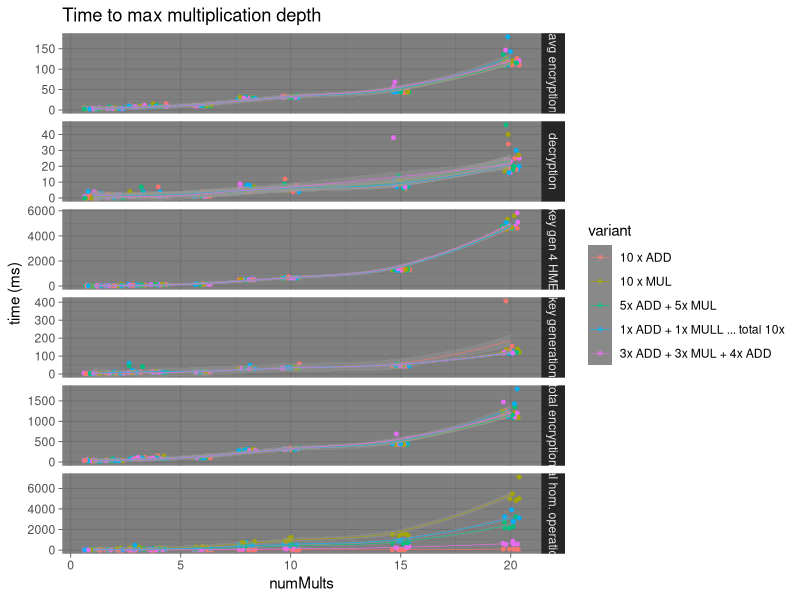
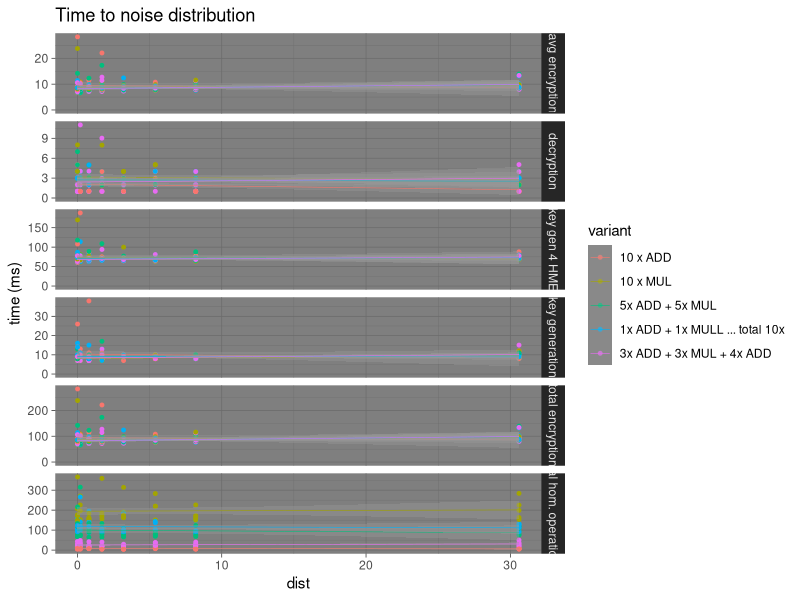
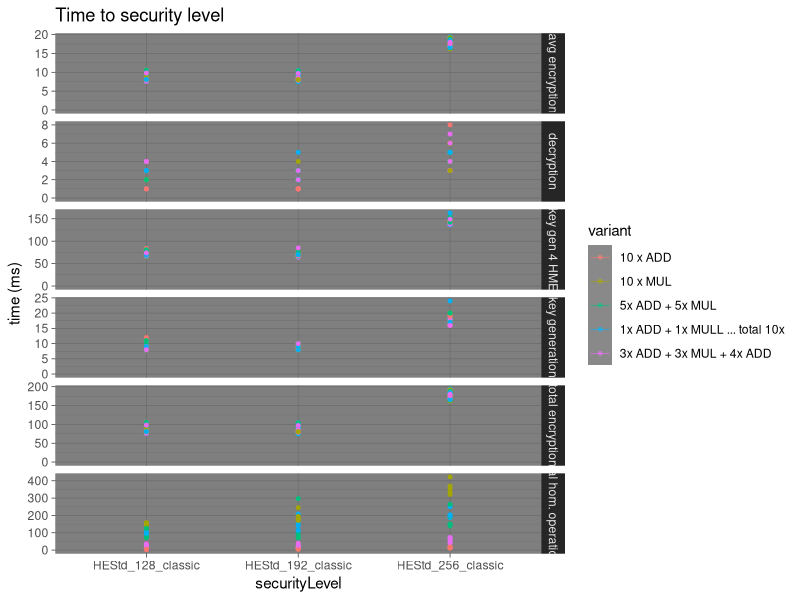
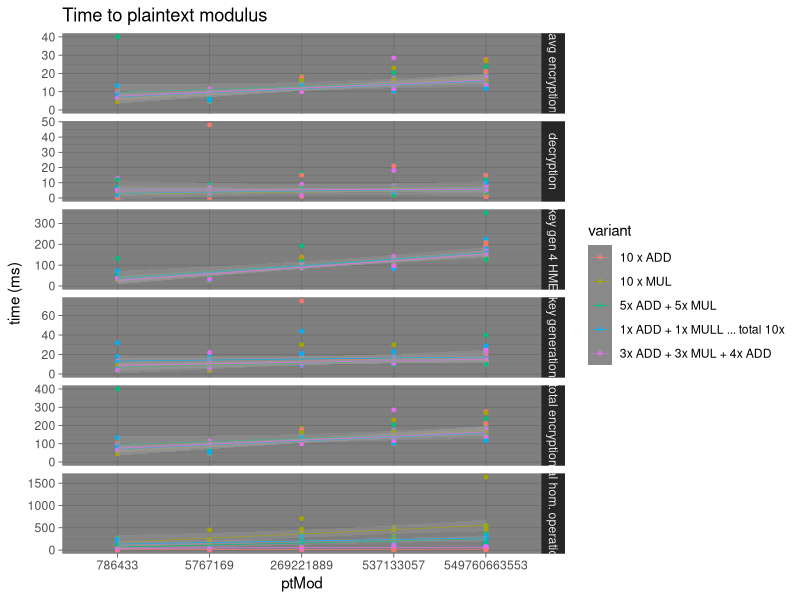
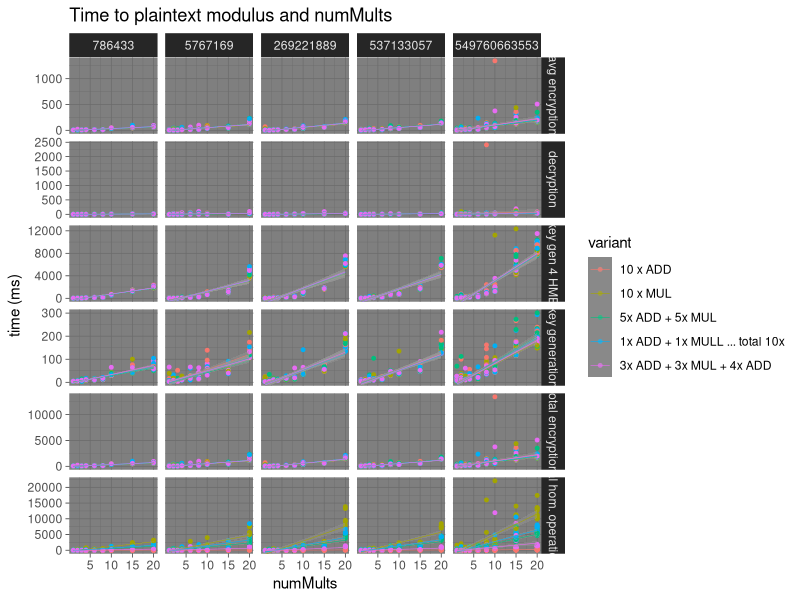
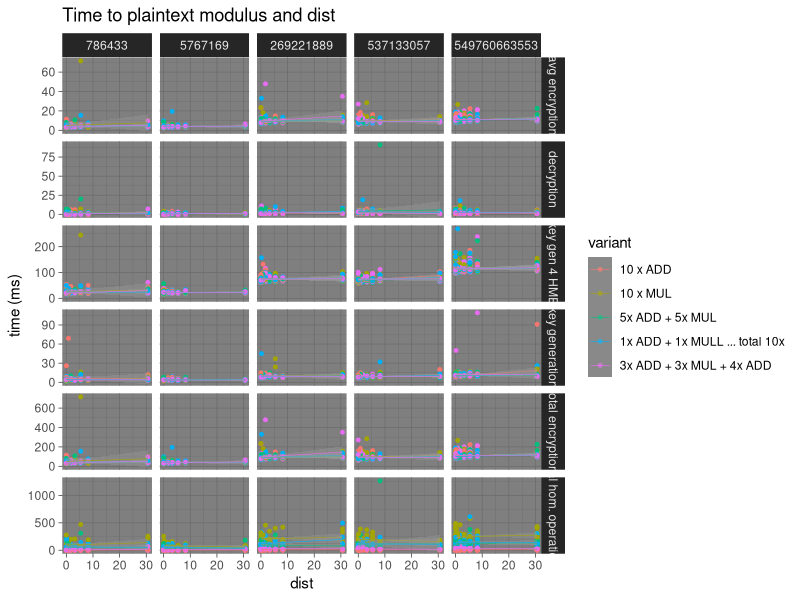
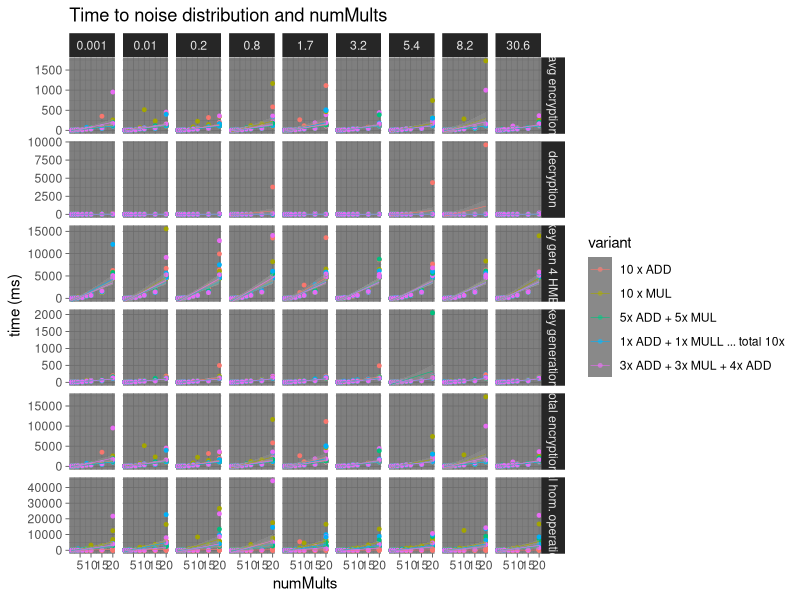
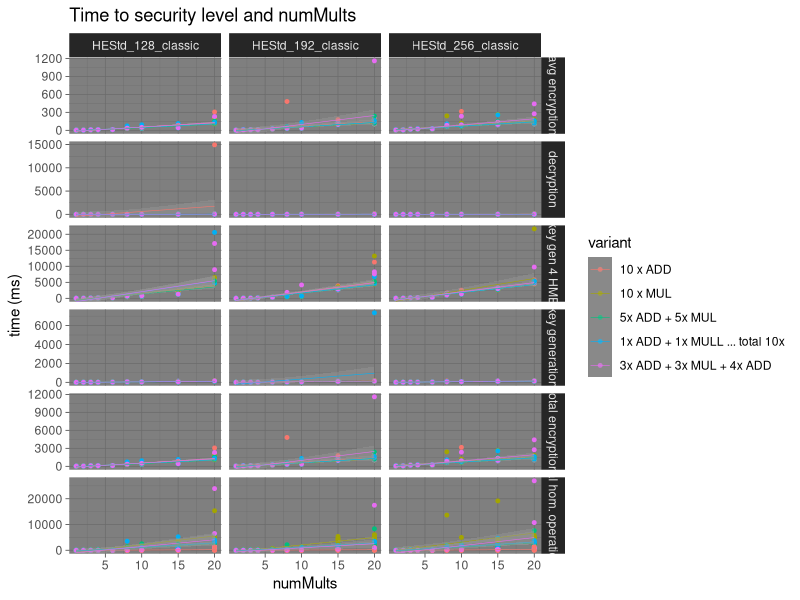

These charts were generated, in order, by the following R code:
## ---- chunk 1
library(dplyr)
library(ggplot2)
library(tidyr)
## ---- chunk 2
measureDict <- c(keyGenTime = "key generation",
                 keyGen4HMEkeys = "key gen 4 HME",
                 totEncTime = "total encryption",
                 avgEncTime = "avg encryption",
                 totHomOpr = "total hom. operations",
                 decTime = "decryption",
                 encSize = "encrypted size",
                 encTime = "encryption",
                 opTime = "modyfication op.")
variantDict <- c(`1` = "10 x ADD",
                 `2` = "10 x MUL",
                 `3` = "5x ADD + 5x MUL",
                 `4` = "5x MUL + 5x ADD",
                 `5` = "2x ADD + 7x MUL + 1x ADD",
                 `6` = "1x MUL + 9x ADD",
                 `7` = "1x ADD + 9x MUL",
                 `8` = "1x ADD + 1x MULL ... total 10x",
                 `9` = "3x ADD + 3x MUL + 4x ADD",
                 `10` = "2x MUL + 5x ADD + 1x MUL + 2x ADD")
## ---- chunk 3
results1 <- read.csv2("data/results1.csv", stringsAsFactors = T, dec = ".")
## ---- chunk 4
results1 %>%
  ##na.omit() %>% 
  ##group_by(ptMod,variant,securityLevel,dist,numMults) %>% 
  ##summarise(across(-nthRep, mean), .groups = "drop", na.rm=T) %>% 
  mutate_if(is.numeric, round, 3) %>% 
  mutate(variant = as.factor(variant)) %>% 
  do(.,.) ->
  df1
## ---- chunk 5
df1 %>% 
  pivot_longer(keyGenTime:decTime,
               names_to = "measure", values_to = "time",
               values_drop_na = F) %>% 
  mutate(measure=recode(measure, !!!measureDict)) %>% 
  mutate(variant=recode(variant, !!!variantDict)) %>% 
  ggplot(aes(y = time,
             x = numMults,
             color = variant)) +
    facet_grid(measure ~ .,
               scales = "free_y") +
    geom_point(size = 1,
               position = position_jitter()) +
    geom_smooth(linewidth = 0.2) +
    coord_cartesian(ylim = c(0, NA)) +
    ylab("time (ms)") +
    ggtitle("Time to max multiplication depth") + 
    theme_dark()
## ---- chunk 6
results2 <- read.csv2("data/results2.csv", stringsAsFactors = T, dec = ".")
## ---- chunk 7
results2 %>%
  ##na.omit() %>% 
  ##group_by(ptMod,variant,securityLevel,dist,numMults) %>% 
  ##summarise(across(-nthRep, mean), .groups = "drop", na.rm=T) %>% 
  mutate_if(is.numeric, round, 3) %>% 
  mutate(variant = as.factor(variant)) %>% 
  do(.,.) ->
  df2
## ---- chunk 8
df2 %>% 
  pivot_longer(keyGenTime:decTime,
               names_to = "measure", values_to = "time",
               values_drop_na = F) %>% 
  mutate(measure=recode(measure, !!!measureDict)) %>% 
  mutate(variant=recode(variant, !!!variantDict)) %>% 
  ggplot(aes(y = time,
             x = dist,
             color = variant)) +
    facet_grid(measure ~ .,
               scales = "free_y") +
    geom_point(size = 1,
               position = position_jitter()) +
    geom_smooth(linewidth = 0.2,
                method = "glm") +
    coord_cartesian(ylim = c(0, NA)) +
    ylab("time (ms)") +
    ggtitle("Time to noise distribution") + 
    theme_dark()
## ---- chunk 9
results3 <- read.csv2("data/results3.csv", stringsAsFactors = T, dec = ".")
## ---- chunk 10
results3 %>%
  ##na.omit() %>% 
  ##group_by(ptMod,variant,securityLevel,dist,numMults) %>% 
  ##summarise(across(-nthRep, mean), .groups = "drop", na.rm=T) %>% 
  mutate_if(is.numeric, round, 3)  %>% 
  mutate(variant = as.factor(variant)) %>% 
  do(.,.) ->
  df3
## ---- chunk 11
df3 %>% 
  pivot_longer(keyGenTime:decTime,
               names_to = "measure", values_to = "time",
               values_drop_na = F) %>% 
  mutate(measure=recode(measure, !!!measureDict)) %>% 
  mutate(variant=recode(variant, !!!variantDict)) %>% 
  ggplot(aes(y = time,
             x = securityLevel,
             color = variant)) +
    facet_grid(measure ~ .,
               scales = "free_y") +
    geom_point(size = 1,
               position = position_nudge()) +
    geom_smooth(linewidth = 0.2) +
    coord_cartesian(ylim = c(0, NA)) +
    ylab("time (ms)") +
    ggtitle("Time to security level") + 
    theme_dark()
## ---- chunk 12
results4 <- read.csv2("data/results4.csv", stringsAsFactors = T, dec = ".")
## ---- chunk 13
results4 %>%
  ##na.omit() %>% 
  ##group_by(ptMod,variant,securityLevel,dist,numMults) %>% 
  ##summarise(across(-nthRep, mean), .groups = "drop", na.rm=T) %>% 
  mutate_if(is.numeric, round, 3)  %>% 
  mutate(variant = as.factor(variant)) %>% 
  mutate(ptMod = as.factor(ptMod)) %>% 
  do(.,.) ->
  df4
## ---- chunk 14
df4 %>% 
  pivot_longer(keyGenTime:decTime,
               names_to = "measure", values_to = "time",
               values_drop_na = F) %>% 
  mutate(measure=recode(measure, !!!measureDict)) %>% 
  mutate(variant=recode(variant, !!!variantDict)) %>% 
  ggplot(aes(y = time,
             x = ptMod,
             color = variant)) +
    facet_grid(measure ~ .,
               scales = "free_y") +
    geom_point(size = 1,
               position = position_nudge()) +
    geom_smooth(linewidth = 0.2,
                method = "glm",
                mapping = aes(x = as.numeric(ptMod))) +
    coord_cartesian(ylim = c(0, NA)) +
    #scale_x_continuous(trans='log10') +
    ylab("time (ms)") +
    ggtitle("Time to plaintext modulus") + 
    theme_dark()
## ---- chunk 15
results5 <- read.csv2("data/results5.csv", stringsAsFactors = T, dec = ".")
## ---- chunk 16
results5 %>%
  ##na.omit() %>% 
  ##group_by(ptMod,variant,securityLevel,dist,numMults) %>% 
  ##summarise(across(-nthRep, mean), .groups = "drop", na.rm=T) %>% 
  mutate_if(is.numeric, round, 3)  %>% 
  mutate(variant = as.factor(variant)) %>% 
  #mutate(ptMod = as.factor(ptMod)) %>% 
  do(.,.) ->
  df5
## ---- chunk 17
df5 %>% 
  pivot_longer(keyGenTime:decTime,
               names_to = "measure", values_to = "time",
               values_drop_na = F) %>% 
  mutate(measure=recode(measure, !!!measureDict)) %>% 
  mutate(variant=recode(variant, !!!variantDict)) %>% 
  ggplot(aes(y = time,
             x = numMults,
             color = variant)) +
    facet_grid(measure ~ ptMod,
               scales = "free_y") +
    geom_point(size = 1,
               position = position_nudge()) +
    geom_smooth(linewidth = 0.2,
                method = "glm") +
    coord_cartesian(ylim = c(0, NA)) +
    ylab("time (ms)") +
    ggtitle("Time to plaintext modulus and numMults") + 
    theme_dark()
## ---- chunk 18
results6 <- read.csv2("data/results6.csv", stringsAsFactors = T, dec = ".")
## ---- chunk 19
results6 %>%
  ##na.omit() %>% 
  ##group_by(ptMod,variant,securityLevel,dist,numMults) %>% 
  ##summarise(across(-nthRep, mean), .groups = "drop", na.rm=T) %>% 
  mutate_if(is.numeric, round, 3)  %>% 
  mutate(variant = as.factor(variant)) %>% 
  #mutate(ptMod = as.factor(ptMod)) %>% 
  do(.,.) ->
  df6
## ---- chunk 20
df6 %>% 
  pivot_longer(keyGenTime:decTime,
               names_to = "measure", values_to = "time",
               values_drop_na = F) %>% 
  mutate(measure=recode(measure, !!!measureDict)) %>% 
  mutate(variant=recode(variant, !!!variantDict)) %>% 
  ggplot(aes(y = time,
             x = dist,
             color = variant)) +
    facet_grid(measure ~ ptMod,
               scales = "free_y") +
    geom_point(size = 1,
               position = position_nudge()) +
    geom_smooth(linewidth = 0.2,
                method = "glm") +
    coord_cartesian(ylim = c(0, NA)) +
    ylab("time (ms)") +
    ggtitle("Time to plaintext modulus and dist") + 
    theme_dark()
## ---- chunk 21
results7 <- read.csv2("data/results7.csv", stringsAsFactors = T, dec = ".")
## ---- chunk 22
results7 %>%
  ##na.omit() %>% 
  ##group_by(ptMod,variant,securityLevel,dist,numMults) %>% 
  ##summarise(across(-nthRep, mean), .groups = "drop", na.rm=T) %>% 
  mutate_if(is.numeric, round, 3)  %>% 
  mutate(variant = as.factor(variant)) %>% 
  do(.,.) ->
  df7
## ---- chunk 23
df7 %>% 
  pivot_longer(keyGenTime:decTime,
               names_to = "measure", values_to = "time",
               values_drop_na = F) %>% 
  mutate(measure=recode(measure, !!!measureDict)) %>% 
  mutate(variant=recode(variant, !!!variantDict)) %>% 
  ggplot(aes(y = time,
             x = numMults,
             color = variant)) +
    facet_grid(measure ~ dist,
               scales = "free_y") +
    geom_point(size = 1,
               position = position_nudge()) +
    geom_smooth(linewidth = 0.2,
                method = "glm") +
    coord_cartesian(ylim = c(0, NA)) +
    ylab("time (ms)") +
    ggtitle("Time to noise distribution and numMults") + 
    theme_dark()
## ---- chunk 24
results8 <- read.csv2("data/results8.csv", stringsAsFactors = T, dec = ".")
## ---- chunk 25
results8 %>%
  ##na.omit() %>% 
  ##group_by(ptMod,variant,securityLevel,dist,numMults) %>% 
  ##summarise(across(-nthRep, mean), .groups = "drop", na.rm=T) %>% 
  mutate_if(is.numeric, round, 3)  %>% 
  mutate(variant = as.factor(variant)) %>% 
  do(.,.) ->
  df8
## ---- chunk 26
df8 %>% 
  pivot_longer(keyGenTime:decTime,
               names_to = "measure", values_to = "time",
               values_drop_na = F) %>% 
  mutate(measure=recode(measure, !!!measureDict)) %>% 
  mutate(variant=recode(variant, !!!variantDict)) %>% 
  ggplot(aes(y = time,
             x = numMults,
             color = variant)) +
    facet_grid(measure ~ securityLevel,
               scales = "free_y") +
    geom_point(size = 1,
               position = position_nudge()) +
    geom_smooth(linewidth = 0.2,
                method = "glm") +
    coord_cartesian(ylim = c(0, NA)) +
    ylab("time (ms)") +
    ggtitle("Time to security level and numMults") + 
    theme_dark()
## ---- chunk 27
results9 <- read.csv2("data/results9.csv", stringsAsFactors = T, dec = ".")
## ---- chunk 28
results9 %>%
  ##na.omit() %>% 
  ##group_by(ptMod,variant,securityLevel,dist,numMults) %>% 
  ##summarise(across(-nthRep, mean), .groups = "drop", na.rm=T) %>% 
  mutate_if(is.numeric, round, 3)  %>% 
  mutate(variant = as.factor(variant)) %>% 
  mutate(ptMod = as.factor(ptMod)) %>% 
  do(.,.) ->
  df9
## ---- chunk 29
df9 %>% 
  pivot_longer(keyGenTime:decTime,
               names_to = "measure", values_to = "time",
               values_drop_na = F) %>% 
  mutate(measure=recode(measure, !!!measureDict)) %>% 
  mutate(variant=recode(variant, !!!variantDict)) %>% 
  ggplot(aes(y = time,
             x = ptMod,
             color = variant)) +
    facet_grid(measure ~ securityLevel,
               scales = "free_y") +
    geom_point(size = 1,
               position = position_nudge()) +
    geom_smooth(linewidth = 0.2,
                method = "glm",
                mapping = aes(x = as.numeric(ptMod))) +
    coord_cartesian(ylim = c(0, NA)) +
    #scale_x_continuous(trans='log10') + 
    ylab("time (ms)") +
    ggtitle("Time to security level and plaintext modulus") + 
    theme_dark() + 
    theme(axis.text.x = element_text(angle = -45, hjust = 0))
## ---- chunk 30
resultsCmpr <- read.csv2("data/resultsAes.csv", stringsAsFactors = T, dec = ".")
## ---- chunk 31
resultsCmpr %>%
  ##na.omit() %>% 
  group_by(type,securityLen) %>% 
  summarise(across(, mean), .groups = "drop", na.rm=T) %>% 
  mutate(securityLen = as.character(securityLen)) %>% 
  mutate_if(is.numeric, round, 2) %>% 
  do(.,.) ->
  dfCmpr
## ---- chunk 32
dfCmpr %>% 
  ggplot(aes(y = encSize,
             x = securityLen,
             color = type)) +
    facet_grid(. ~ .,
               scales = "fixed") +
    geom_point(size = 3,
               position = position_nudge()) +
    scale_y_continuous(trans = "log10", limits = c(1,NA)) +
    ylab("Size (bytes)") +
    ggtitle("Encrypted data size") + 
    theme_dark()
## ---- chunk 33
dfCmpr %>% 
  pivot_longer(encTime:opTime,
               names_to = "measure", values_to = "time",
               values_drop_na = F) %>%
  mutate(measure=recode(measure, !!!measureDict)) %>% 
  ggplot(aes(y = time,
             x = securityLen,
             color = type)) +
    facet_grid(. ~ measure,
               scales = "fixed") +
    geom_point(size = 3,
               position = position_nudge()) +
    scale_y_continuous(trans = "log10") +
    ylab("Time (us)") +
    ggtitle("Processing time") + 
    theme_dark()
